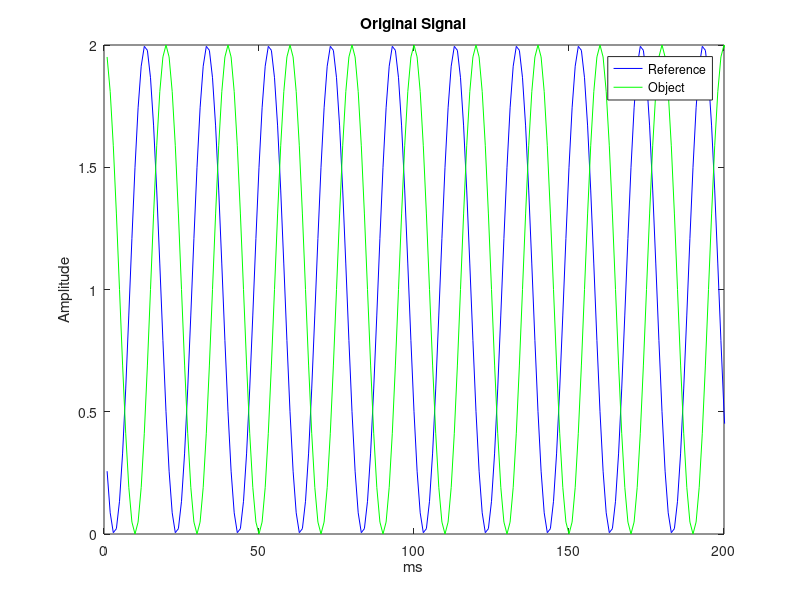
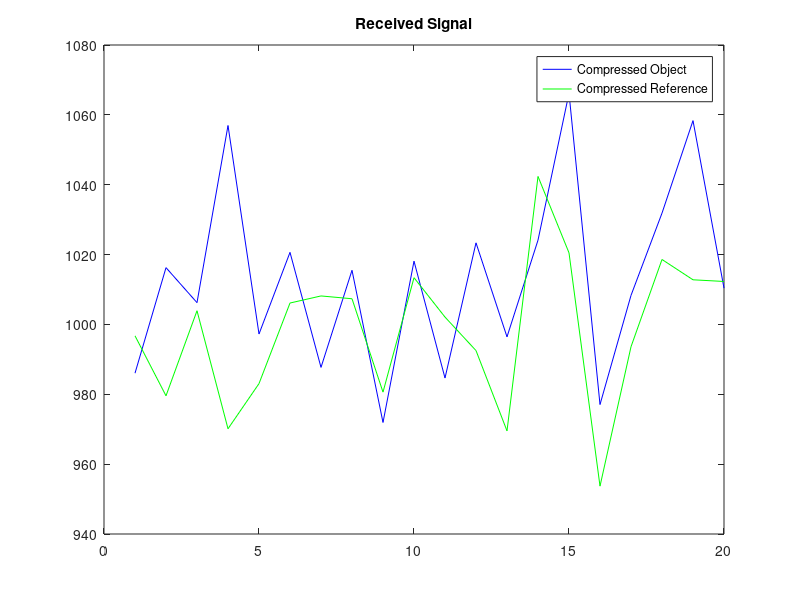

The MATLAB source for these figures, in order: (Note: this script raises an error after producing the figures.)
clear all;
close all;
clc;

FSig = 1000; %KHz = 1GHz
SampPerCyc = 20;
Fs = 10; %Sampling Frequency
PhaseDelta = 2*pi/3;
L = SampPerCyc*FSig/Fs; %Length of the signal
LoopNum = SampPerCyc*FSig/1000;

SampleShift = L/LoopNum;
Pos = zeros(LoopNum,1);

for i=1:LoopNum
    Pos(i,1) = (i-1)*SampleShift+1;
end
CodeMatrix = randi([0 1],L,L);
SigObj = zeros(L,1);
SigRef = zeros(L,1);

for i=1:L
    SigObj(i) = cos(2*pi*FSig/(FSig*SampPerCyc)*i)+1;
    SigRef(i) = cos(2*pi*FSig/(FSig*SampPerCyc)*i+PhaseDelta)+1;
end

figure(1)
plot(SigRef,'b');
hold on 
plot(SigObj,'g');
xlim([0 200]);
legend('Reference','Object')
title('Original Signal')
xlabel('ms')
ylabel('Amplitude')

OutObj = zeros(LoopNum,1);
OutRef = zeros(LoopNum,1);
MeasureMatrix = zeros(LoopNum,L);

CodeObj = CodeMatrix*SigObj;
CodeRef = CodeMatrix*SigRef;

for i=1:LoopNum
    loc = Pos(i,1);
    OutObj(i,1) = CodeObj(loc,1);
    OutRef(i,1) = CodeRef(loc,1);
    MeasureMatrix(i,:) = CodeMatrix(loc,:);
end

figure(2)
plot(abs(OutObj),'b');
hold all
plot(abs(OutRef),'g');
legend('Compressed Object','Compressed Reference');
title('Received Signal');

Psi = inv(fft(eye(L)));
cvx_begin
    variable xp(L) complex;
    minimize(norm(xp,1));
    subject to
    MeasureMatrix*Psi*xp == OutObj;
cvx_end

cvx_begin
    variable xpR(L) complex;
    minimize(norm(xpR,1));
    subject to
    MeasureMatrix*Psi*xpR == OutRef;
cvx_end

figure(3)
plot(real((ifft(xpR))),'b')
xlim([0 200])
hold all
plot(real((ifft(xp))),'g')
legend('Reference','Object')
title('Processed signal')
xlabel('ms')
ylabel('Amplitude')

LightSpeed = 3*10^8;
Distance = (LightSpeed/(2*FSig*10^4))*(PhaseDelta/(2*pi));
fprintf('Measured Distance = %dm\n',Distance)
